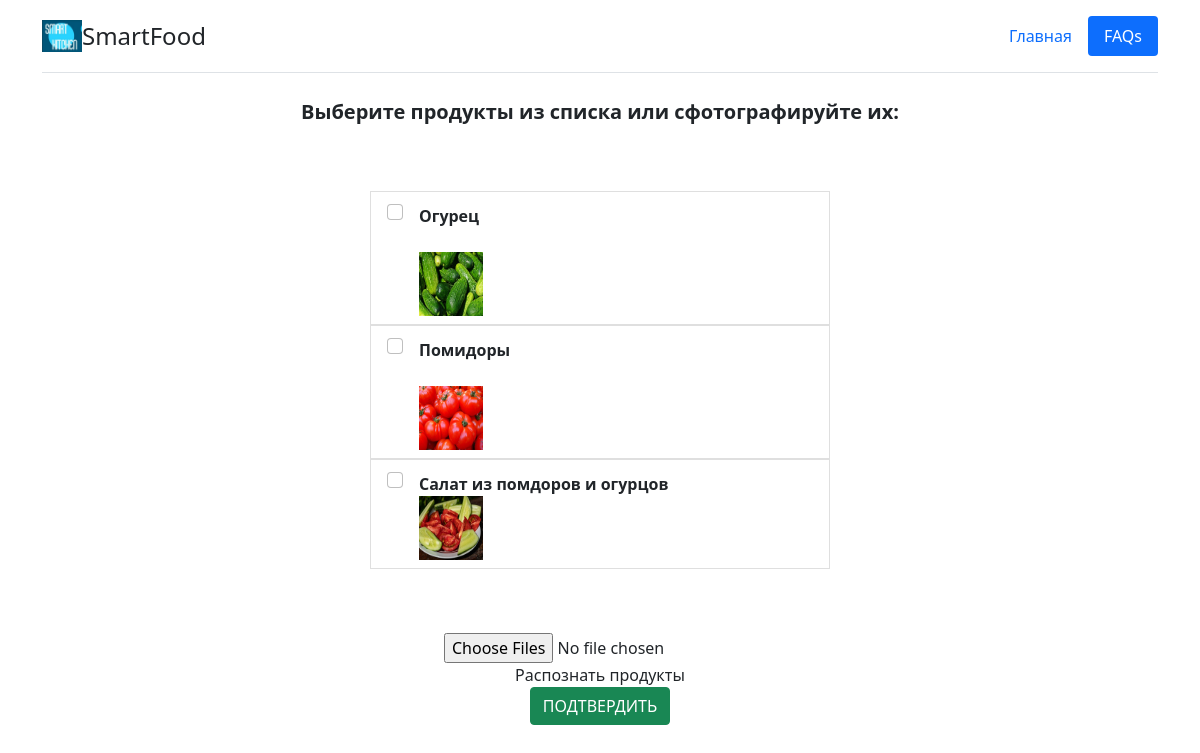
/smartfood/, run on the app's committed database.
### siteapp/models.py (models this page shows, shortened)
class FoodItem(models.Model):
    name = models.CharField("Название", max_length=150)
    visionname = models.CharField("Обозначение в CustomVision", max_length=150, blank=True)
    isIngredient = models.BooleanField("Может использоваться в качестве ингредиента")
    isEatable = models.BooleanField("Готово к употреблению")
    ingredients = models.ManyToManyField('self', blank=True, verbose_name="Ингредиенты")
    img = models.ImageField("Изображение", upload_to = "img/food")
    url = models.SlugField(max_length=160, unique=True)
    category = models.ForeignKey(
        FoodCategory, verbose_name="Категория", on_delete=models.SET_NULL, null=True
    )
    calories = models.PositiveIntegerField("Калории", default=10)
    fats = models.FloatField("Жиры (г)", default=0)
    carbohydrates = models.FloatField("Углеводы (г)", default=0)
    proteins = models.FloatField("Белки (г)", default=0)
    class Meta:
        verbose_name = "Еда"
        verbose_name_plural = "Список еды"
        ordering = ["name"]

### siteapp/views.py (the view)
# urls.py: path('', views.IndexView.as_view(), name='index'),
class IndexView(View):
    template = "index.html"
    def get(self, request):
        model = FoodItem.objects.all()
        foodlist = sorted(model, key=lambda instance: instance.name)
        return render(request, self.template, context={'foodlist': foodlist})

### siteapp/templates/index.html (shortened to what this page needs)
{% extends  'base.html' %}
{% load static %}
{% block body %}
    <p class="fs-5 fw-bolder text-center">Выберите продукты из списка или сфотографируйте их:</p>
    <div>
        <div class="list-group">
            {% for item in foodlist %}
                <div class="fooditem">
                    <label class="list-group-item d-flex gap-3">
                        <input class="fooditem_select form-check-input flex-shrink-0" type="checkbox" value="">
                        <span class="pt-1 form-checked-content">
                            <strong><div class="fooditem_name">{{ item.name }}</div></strong>
                            <img src="{{item.img.url}}" alt={{item.name}} width="64" height="64"></a>
                        </span>
                    </label>
                </div>
            {% endfor %}
        </div>
    </div>
    <div class="container text-center">
        <form action="" method="post" enctype="multipart/form-data" id="form" class="dropzone" id="dropzone">
            <div class="form-group">
                <input type="file" name="img" id="img" multiple />
                <div id="handleForm">Распознать продукты</div>
            </div>
        </form>
    </div>
    <div class="container text-center">
        <button id="btn_confirm_food" type="button" class="btn btn-success" data-toggle="modal" data-target="#exampleModal">
        ПОДТВЕРДИТЬ
        </button>
    </div>
{% endblock body %}

### siteapp/static/css/list-groups.css (style rules this page uses)
.list-group { width: auto; max-width: 460px; margin: 4rem auto; }

### data on the page
FoodItem: name "Огурец", img (picture)
FoodItem: name "Помидоры", img (picture)
FoodItem: name "Салат из помдоров и огурцов", img (picture)
